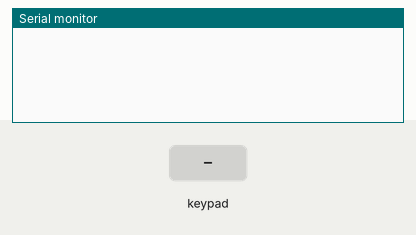
Simulated run of this sketch. Board: Arduino Uno, built with avr-gcc and run on an emulated ATmega328P. Shown: the last lines printed to the serial monitor. Wiring (inferred from the names in the program): 4×4 keypad with keys 1 2 3 A 4 5 6 B 7 8 9 C * 0 # D (labels assumed): rows pin 2, pin 3, pin 4, pin 5; columns pin 6, pin 7, pin 8, pin 9. The test bench sets the inputs (shaded band).

Above: at 1.2 s.
1.3 s: key '2' pressed
At 2.2 s:
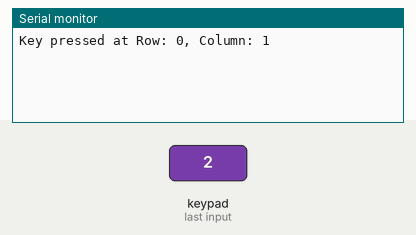
2.8 s: keypad keys 2 3 4 5 pressed 0.4 s apart
At 4.1 s:
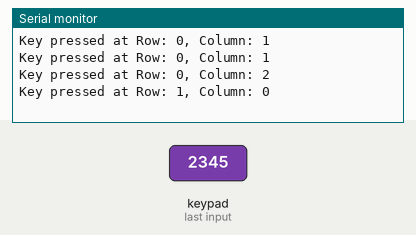
5.9 s: key '5' pressed
At 6.9 s:
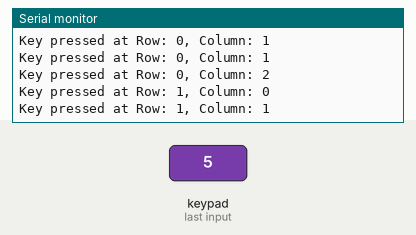
7.4 s: keypad keys 2 3 4 5 # pressed 0.4 s apart
At 10.5 s:
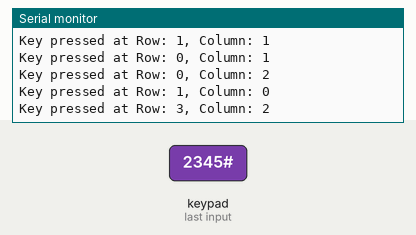
Timing chart, 0 to 11.9 s (numbered marks = the images above; inputs shaded):
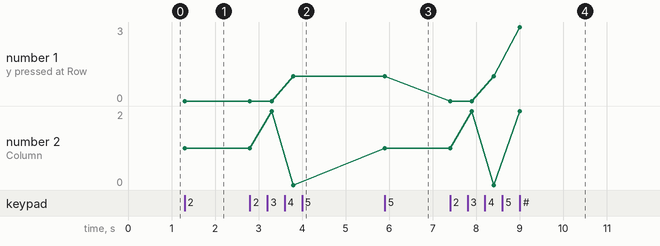

The sketch:

ReadingRowColPins.ino
```cpp
const byte rowPins[4] = {2, 3, 4, 5}; // Row pins
const byte colPins[4] = {6, 7, 8, 9}; // Column pins

void setup() {
  Serial.begin(9600);

  // Initialize row pins as outputs
  for (byte i = 0; i < 4; i++) {
    pinMode(rowPins[i], OUTPUT);
    digitalWrite(rowPins[i], HIGH); // Set rows HIGH
  }

  // Initialize column pins as inputs with pull-up resistors
  for (byte i = 0; i < 4; i++) {
    pinMode(colPins[i], INPUT_PULLUP);
  }
}

void loop() {
  for (byte row = 0; row < 4; row++) {
    // Pull the current row LOW
    digitalWrite(rowPins[row], LOW);

    for (byte col = 0; col < 4; col++) {
      // Check if the current column is LOW
      if (digitalRead(colPins[col]) == LOW) {
        Serial.print("Key pressed at Row: ");
        Serial.print(row);
        Serial.print(", Column: ");
        Serial.println(col);
        delay(500); // Debounce delay
      }
    }

    // Set the row back to HIGH
    digitalWrite(rowPins[row], HIGH);
  }
}
```

Measured:
- after the input at 1.3 s, the serial monitor: prints a new line at once (image 1)
- after the input at 2.8 s, the serial monitor: prints a new line after 0.50 s (image 2)
- after the input at 5.9 s, the serial monitor: prints a new line at once (image 3)
- after the input at 7.4 s, the serial monitor: prints a new line at once (image 4)
- plotted number 1: 1 → 3 after the input at 7.4 s
- plotted number 2: 1 → 2 after the input at 7.4 s
